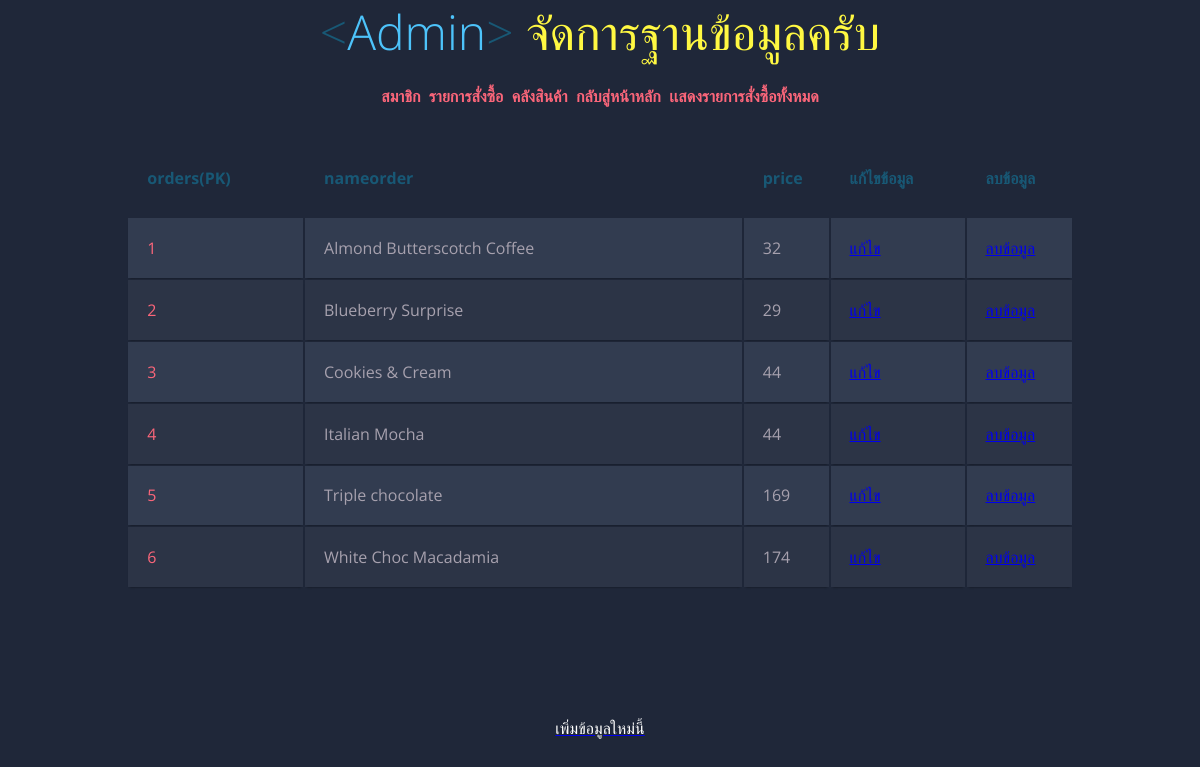
/pro.php, run on the app's committed database.
### tables this page shows
CREATE TABLE `orders` (
  `orders` varchar(30) NOT NULL,
  `nameorder` varchar(100) NOT NULL,
  `price` int(6) NOT NULL,
  PRIMARY KEY  (`orders`)
);

### web/pro.php (the view, shortened to what this page needs)
<?
				$host ="localhost";
				$user="root";
				$pass ="1234";
				$conn = mysql_connect($host,$user,$pass);
					$sql = "select * from  orders ";
					$re = mysql_query($sql,$conn);
?>
					<link rel="stylesheet" href="css/testadmin.css">
<h1><span class="blue">&lt;</span>Admin<span class="blue">&gt;</span> <span class="yellow">จัดการฐานข้อมูลครับ</pan></h1>
<h2><a href="testadmin.php">สมาชิก</a>&nbsp;&nbsp;<a href="manager.php">รายการสั่งซื้อ</a>&nbsp;&nbsp;<a href="pro.php">คลังสินค้า</a>&nbsp;&nbsp;<a href="index.php">กลับสู่หน้าหลัก</a>&nbsp;&nbsp;<a href="showtotal.php">เเสดงรายการสั่งซื้อทั้งหมด</a></h2>
<?
			echo '<table class="container">';
			echo  '<thead>';
			echo '<tr>';
			echo '<th><h1>orders(PK)</h1></th>';
			echo '<th><h1>nameorder</h1></th>';
			echo '<th><h1>price</h1></th>';
			echo '<th><h1>แก้ไขข้อมูล</h1></th>';
			echo '<th><h1>ลบข้อมูล</h1></th>';
			echo '</tr>';
			echo '</thead>';
	while ($result = mysql_fetch_array ($re)){
		echo '<tr>';
			echo "<td>".$result['orders']."</td>";
			echo "<td>".$result['nameorder']."</td>";
			echo "<td>".$result['price']."</td>";
			echo "<td ><a href ='editorder.php?id=".$result['orders']." '>แก้ไข</a></td>";
			echo "<td ><a href ='deleteorder.php?id=".$result['orders']." '>ลบข้อมูล</a></td>";
			echo '</tr>';
	}
  echo '</table>';
?>
					<center><a href="insertorder.php"><font size="" color="ffffff">เพิ่มข้อมูลใหม่นี้</font></a><center>

### web/css/testadmin.css (style rules this page uses)
h1 { font-size:3em; font-weight: 300; line-height:1em; text-align: center; color: #4DC3FA; }
h2 { font-size:1em; font-weight: 300; text-align: center; display: block; line-height:1em; padding-bottom: 2em; color: #FB667A; }
h2 a { font-weight: 700; text-transform: uppercase; color: #FB667A; text-decoration: none; }
.blue { color: #185875; }
.yellow { color: #FFF842; }
.container th h1 { font-weight: bold; font-size: 1em; text-align: left; color: #185875; }
.container td { font-weight: normal; font-size: 1em; -webkit-box-shadow: 0 2px 2px -2px #0E1119; -moz-box-shadow: 0 2px 2px -2px #0E1119; box-shadow: 0 2px 2px -2px #0E1119; }
.container { text-align: left; overflow: hidden; width: 80%; margin: 0 auto; display: table; padding: 0 0 8em 0; }
.container td, .container th { padding-bottom: 2%; padding-top: 2%; padding-left:2%; }
.container tr:nth-child(odd) { background-color: #323C50; }
.container tr:nth-child(even) { background-color: #2C3446; }
.container th { background-color: #1F2739; }
.container td:first-child { color: #FB667A; }

### data on the page
orders: orders "1", nameorder "Almond Butterscotch Coffee", price "32"
orders: orders "2", nameorder "Blueberry Surprise", price "29"
orders: orders "3", nameorder "Cookies & Cream", price "44"
orders: orders "4", nameorder "Italian Mocha", price "44"
orders: orders "5", nameorder "Triple chocolate", price "169"
orders: orders "6", nameorder "White Choc Macadamia", price "174"
